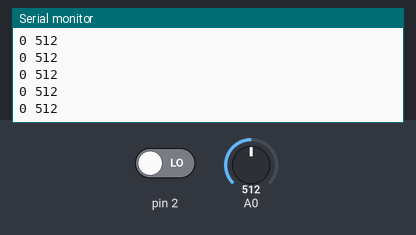
Recording of a sketch running on a simulated Arduino Uno, built with avr-gcc and run on an emulated ATmega328P. Parts: the last lines printed to the serial monitor. Inputs (shaded band) come from the test bench; at power-on: A0 = 512, pin 2 LOW.

Above: at 1.2 s.
1.3 s: A0 set to 716
At 2.3 s:
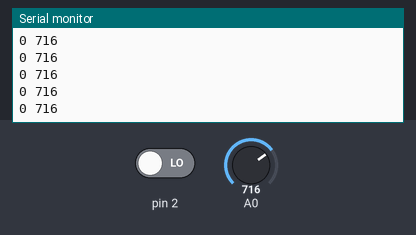
2.8 s: pin 2 driven HIGH
At 3.3 s:
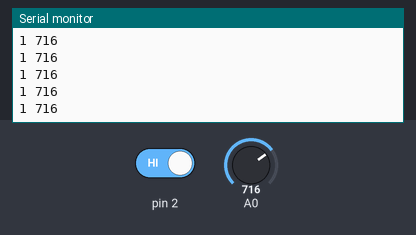
4.3 s: A0 set to 900
At 5.1 s:
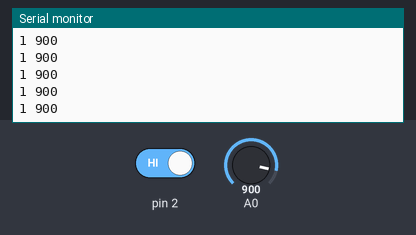
5.8 s: pin 2 driven LOW
At 6.5 s:
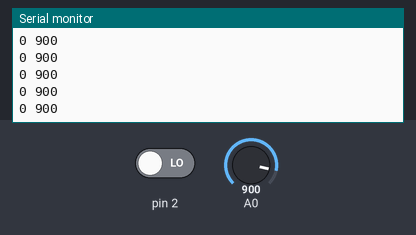
Timing chart, 0 to 8.3 s (numbered marks = the images above; inputs shaded):
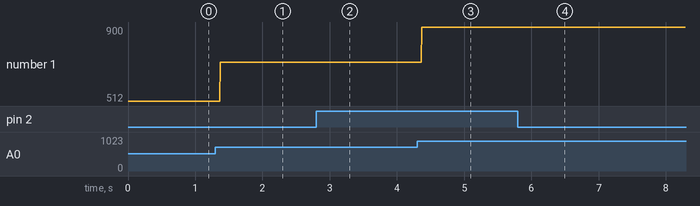

The sketch:

20220406_Arduino_IRRead.ino
```cpp
void setup() {
Serial.begin(9600);
}

void loop() {
Serial.print(digitalRead(2));
Serial.print(" ");
Serial.println(analogRead(A0));

}
```

Measured:
- after the input at 1.3 s, the serial monitor: prints a new line after 0.07 s (image 1)
- after the input at 2.8 s, the serial monitor: prints a new line after 0.07 s (image 2)
- after the input at 4.3 s, the serial monitor: prints a new line after 0.07 s (image 3)
- after the input at 5.8 s, the serial monitor: prints a new line after 0.07 s (image 4)
- plotted number 1: 512 → 716 after the input at 1.3 s, 716 → 900 after the input at 4.3 s
